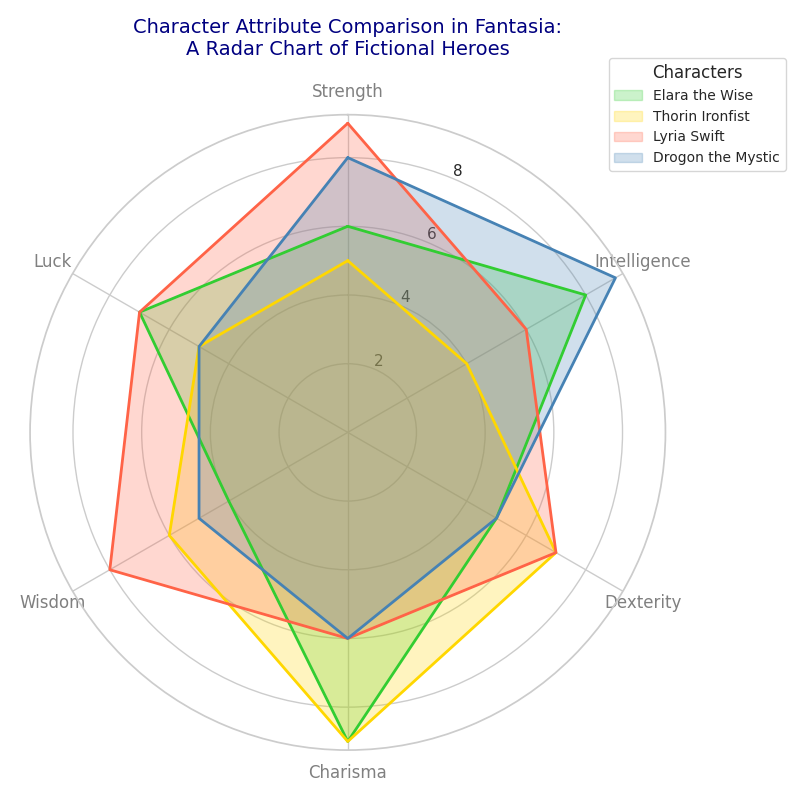

This figure's Python source:
import matplotlib.pyplot as plt
import numpy as np

characters = ['Elara the Wise', 'Thorin Ironfist', 'Lyria Swift', 'Drogon the Mystic']
categories = ['Strength', 'Intelligence', 'Dexterity', 'Charisma', 'Wisdom', 'Luck']
num_categories = len(categories)

elara_attributes = [6, 8, 5, 9, 4, 7]
thorin_attributes = [5, 4, 7, 9, 6, 5]
lyria_attributes = [9, 6, 7, 6, 8, 7]
drogon_attributes = [8, 9, 5, 6, 5, 5]

data = [elara_attributes, thorin_attributes, lyria_attributes, drogon_attributes]
data_with_closure = [d + [d[0]] for d in data]

angles = np.linspace(0, 2 * np.pi, num_categories, endpoint=False).tolist()
angles += angles[:1]

fig, ax = plt.subplots(figsize=(8, 8), subplot_kw=dict(polar=True))
ax.set_theta_offset(np.pi / 2)
ax.set_theta_direction(-1)

colors = ['#32CD32', '#FFD700', '#FF6347', '#4682B4']
for i, attribute_values in enumerate(data_with_closure):
    ax.fill(angles, attribute_values, color=colors[i], alpha=0.25, label=characters[i])
    ax.plot(angles, attribute_values, color=colors[i], linewidth=2)

plt.xticks(angles[:-1], categories, color='grey', size=12)
plt.title('Character Attribute Comparison in Fantasia:\nA Radar Chart of Fictional Heroes', size=14, color='navy', pad=20)
plt.legend(loc='upper right', bbox_to_anchor=(1.2, 1.1), fontsize=10, title='Characters')

plt.tight_layout()
plt.show()
